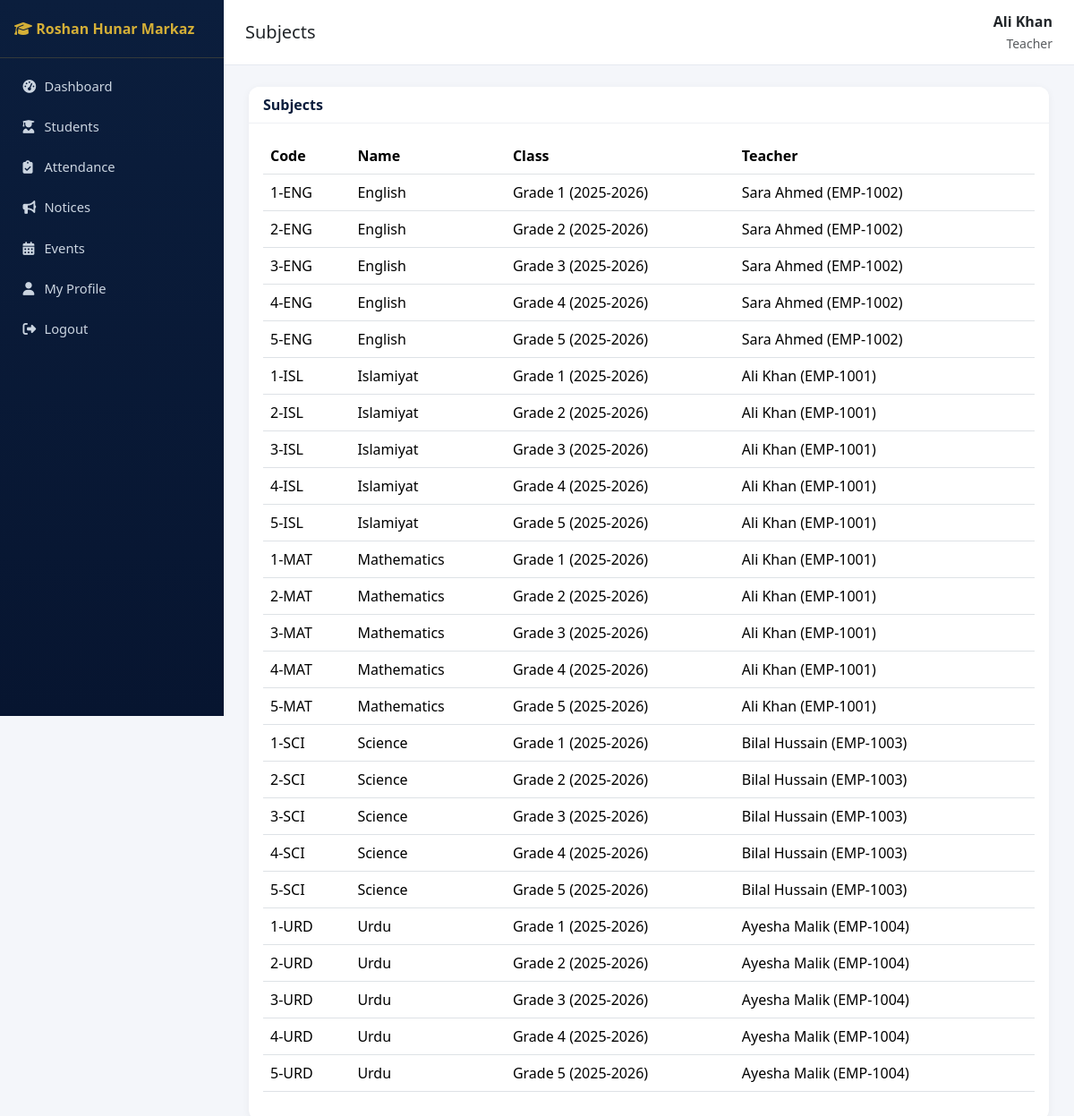
The app's page /academics/subjects/ (signed in) with its own data.
### accounts/models.py (models this page shows, shortened)
class User(AbstractUser):
    class Role(models.TextChoices):
        SUPER_ADMIN = "SUPER_ADMIN", "Super Admin"
        PRINCIPAL = "PRINCIPAL", "Principal"
        ADMIN = "ADMIN", "Admin"
        TEACHER = "TEACHER", "Teacher"
        STUDENT = "STUDENT", "Student"
        PARENT = "PARENT", "Parent"
        ACCOUNTANT = "ACCOUNTANT", "Accountant"
        LIBRARIAN = "LIBRARIAN", "Librarian"
        STAFF = "STAFF", "Staff"
    role = models.CharField(max_length=20, choices=Role.choices, default=Role.STUDENT)
    phone = models.CharField(max_length=20, blank=True)
    photo = models.ImageField(upload_to="profile_photos/", blank=True, null=True)

### academics/models.py (models this page shows, shortened)
class Subject(models.Model):
    name = models.CharField(max_length=100)
    code = models.CharField(max_length=20, unique=True)
    school_class = models.ForeignKey(SchoolClass, on_delete=models.CASCADE, related_name="subjects")
    teacher = models.ForeignKey("teachers.Teacher", on_delete=models.SET_NULL, null=True, blank=True, related_name="subjects")
    class Meta:
        ordering = ["name"]

class SchoolClass(models.Model):
    name = models.CharField(max_length=50)  # e.g. Grade 1
    academic_year = models.ForeignKey(AcademicYear, on_delete=models.CASCADE, related_name="classes")
    class Meta:
        unique_together = ["name", "academic_year"]
        ordering = ["name"]
    def __str__(self):
        return f"{self.name} ({self.academic_year})"

class AcademicYear(models.Model):
    name = models.CharField(max_length=20, unique=True)  # e.g. 2025-2026
    start_date = models.DateField()
    end_date = models.DateField()
    is_current = models.BooleanField(default=False)
    def __str__(self):
        return self.name

### teachers/models.py (models this page shows)
class Teacher(models.Model):
    user = models.OneToOneField(settings.AUTH_USER_MODEL, on_delete=models.CASCADE, related_name="teacher_profile")
    employee_id = models.CharField(max_length=20, unique=True)
    qualification = models.CharField(max_length=200, blank=True)
    experience_years = models.PositiveIntegerField(default=0)
    salary = models.DecimalField(max_digits=10, decimal_places=2, default=0)
    date_joined = models.DateField()
    address = models.TextField(blank=True)
    is_active = models.BooleanField(default=True)
    class Meta:
        ordering = ["employee_id"]
    def __str__(self):
        return f"{self.user.get_full_name()} ({self.employee_id})"

### academics/views.py (the view)
# urls.py: path("subjects/", views.SubjectListView.as_view(), name="subject_list"),
class SubjectListView(RoleRequiredMixin, ListView):
    model = Subject
    template_name = "academics/subject_list.html"
    context_object_name = "subjects"
    allowed_roles = STAFF_ROLES

### accounts/mixins.py (called while the page is built)
    def dispatch(self, request, *args, **kwargs):
        if not request.user.is_authenticated:
            return self.handle_no_permission()
        if request.user.is_superuser or request.user.role in self.allowed_roles:
            return super().dispatch(request, *args, **kwargs)
        raise PermissionDenied("You do not have permission to access this page.")

### sitepages/context_processors.py (called while the page is built)
def site_settings(request):
    return {"site_settings": SiteSettings.get_solo()}

### sitepages/models.py (called while the page is built)
    @classmethod
    def get_solo(cls):
        obj = cls.objects.first()
        if not obj:
            obj = cls.objects.create()
        return obj

### templates/academics/subject_list.html (shortened to what this page needs)
{% extends "base.html" %}
{% block page_title %}Subjects{% endblock %}
{% block content %}
<div class="card">
  <div class="card-header d-flex justify-content-between"><span>Subjects</span></div>
  <div class="card-body">
    <table class="table table-hover">
      <thead><tr><th>Code</th><th>Name</th><th>Class</th><th>Teacher</th><th></th></tr></thead>
      <tbody>
      {% for s in subjects %}
        <tr><td>{{ s.code }}</td><td>{{ s.name }}</td><td>{{ s.school_class }}</td><td>{{ s.teacher|default:"-" }}</td>
        <td class="text-end">
        </td></tr>
      {% empty %}<tr><td colspan="5" class="text-center text-muted">No subjects yet.</td></tr>{% endfor %}
      </tbody>
    </table>
  </div>
</div>
{% endblock %}

### templates/base.html (shortened to what this page needs)
{% load static %}
<!DOCTYPE html>
<html lang="en">
<head>
<link href="https://cdn.jsdelivr.net/npm/bootstrap@5.3.3/dist/css/bootstrap.min.css" rel="stylesheet">
<link href="https://cdnjs.cloudflare.com/ajax/libs/font-awesome/6.5.1/css/all.min.css" rel="stylesheet">
<link href="{% static 'css/style.css' %}" rel="stylesheet">
</head>
<body>
<nav class="sidebar" id="sidebar">
  <div class="brand"><i class="fa-solid fa-graduation-cap"></i> Roshan Hunar Markaz</div>
  <ul class="nav flex-column py-2">
    {% if request.user.role in "STUDENT,PARENT" %}
      <li class="nav-item"><a class="nav-link {% if request.resolver_match.namespace == 'portal' %}active{% endif %}" href="{% url 'portal:home' %}"><i class="fa-solid fa-gauge-high"></i> My Portal</a></li>
      <li class="nav-item"><a class="nav-link {% if request.resolver_match.namespace == 'notices' and request.resolver_match.url_name == 'list' %}active{% endif %}" href="{% url 'notices:list' %}"><i class="fa-solid fa-bullhorn"></i> Notices</a></li>
      <li class="nav-item"><a class="nav-link" href="{% url 'notices:event_list' %}"><i class="fa-solid fa-calendar-days"></i> Events</a></li>
    {% else %}
      <li class="nav-item"><a class="nav-link {% if request.resolver_match.namespace == 'dashboard' %}active{% endif %}" href="{% url 'dashboard:index' %}"><i class="fa-solid fa-gauge-high"></i> Dashboard</a></li>
      <li class="nav-item"><a class="nav-link {% if request.resolver_match.namespace == 'students' %}active{% endif %}" href="{% url 'students:list' %}"><i class="fa-solid fa-user-graduate"></i> Students</a></li>
      <li class="nav-item"><a class="nav-link " href="{% url 'attendance:mark' %}"><i class="fa-solid fa-clipboard-check"></i> Attendance</a></li>
      <li class="nav-item"><a class="nav-link {% if request.resolver_match.namespace == 'notices' %}active{% endif %}" href="{% url 'notices:list' %}"><i class="fa-solid fa-bullhorn"></i> Notices</a></li>
      <li class="nav-item"><a class="nav-link" href="{% url 'notices:event_list' %}"><i class="fa-solid fa-calendar-days"></i> Events</a></li>
    {% endif %}
    <li class="nav-item"><a class="nav-link" href="{% url 'accounts:profile' %}"><i class="fa-solid fa-user"></i> My Profile</a></li>
    <li class="nav-item"><a class="nav-link" href="{% url 'accounts:logout' %}"><i class="fa-solid fa-right-from-bracket"></i> Logout</a></li>
  </ul>
</nav>
<div class="main-content">
  <div class="topbar">
    <h5 class="mb-0">{% block page_title %}Dashboard{% endblock %}</h5>
    <div class="text-end">
      <div class="fw-semibold">{{ request.user.get_full_name|default:request.user.username }}</div>
      <small class="text-muted">{{ request.user.get_role_display }}</small>
    </div>
  </div>
  {% block content %}{% endblock %}
</div>
</body>
</html>

### static/css/style.css (style rules this page uses)
:root { --navy: #0b1e3d; --navy-dark: #071530; --gold: #d4af37; --gold-light: #f0d878; --bg: #f4f6fa; }
body { background: var(--bg); font-family: 'Segoe UI', Roboto, sans-serif; }
.sidebar { background: linear-gradient(180deg, var(--navy) 0%, var(--navy-dark) 100%); min-height: 100vh; width: 250px; position: fixed; top: 0; left: 0; z-index: 1030; }
.sidebar .brand { color: var(--gold); font-weight: 700; padding: 1.25rem 1rem; border-bottom: 1px solid rgba(212,175,55,.2); }
.sidebar .nav-link { color: #cbd5e1; padding: .6rem 1.1rem; border-radius: 6px; margin: 2px 8px; font-size: .92rem; }
.sidebar .nav-link i { width: 20px; }
.main-content { margin-left: 250px; padding: 1.5rem 1.75rem; }
.topbar { background: #fff; border-bottom: 1px solid #e5e9f0; padding: .75rem 1.5rem; margin: -1.5rem -1.75rem 1.5rem -1.75rem; display: flex; justify-content: space-between; align-items: center; }
.card { border: none; border-radius: 12px; box-shadow: 0 2px 10px rgba(0,0,0,.05); }
.card-header { background: #fff; border-bottom: 1px solid #eef0f4; font-weight: 600; color: var(--navy); border-radius: 12px 12px 0 0 !important; }
.table thead { background: var(--navy); color: #fff; }

### records on screen
User: user.get_full_name "Ali Khan", user.role "Teacher"
Subject: code "1-ENG", name "English", school_class "Grade 1 (2025-2026)", teacher "Sara Ahmed (EMP-1002)"
Subject: code "2-ENG", name "English", school_class "Grade 2 (2025-2026)", teacher "Sara Ahmed (EMP-1002)"
Subject: code "3-ENG", name "English", school_class "Grade 3 (2025-2026)", teacher "Sara Ahmed (EMP-1002)"
Subject: code "4-ENG", name "English", school_class "Grade 4 (2025-2026)", teacher "Sara Ahmed (EMP-1002)"
Subject: code "5-ENG", name "English", school_class "Grade 5 (2025-2026)", teacher "Sara Ahmed (EMP-1002)"
Subject: code "1-ISL", name "Islamiyat", school_class "Grade 1 (2025-2026)", teacher "Ali Khan (EMP-1001)"
Subject: code "2-ISL", name "Islamiyat", school_class "Grade 2 (2025-2026)", teacher "Ali Khan (EMP-1001)"
Subject: code "3-ISL", name "Islamiyat", school_class "Grade 3 (2025-2026)", teacher "Ali Khan (EMP-1001)"
Subject: code "4-ISL", name "Islamiyat", school_class "Grade 4 (2025-2026)", teacher "Ali Khan (EMP-1001)"
Subject: code "5-ISL", name "Islamiyat", school_class "Grade 5 (2025-2026)", teacher "Ali Khan (EMP-1001)"
Subject: code "1-MAT", name "Mathematics", school_class "Grade 1 (2025-2026)", teacher "Ali Khan (EMP-1001)"
Subject: code "2-MAT", name "Mathematics", school_class "Grade 2 (2025-2026)", teacher "Ali Khan (EMP-1001)"
Subject: code "3-MAT", name "Mathematics", school_class "Grade 3 (2025-2026)", teacher "Ali Khan (EMP-1001)"
Subject: code "4-MAT", name "Mathematics", school_class "Grade 4 (2025-2026)", teacher "Ali Khan (EMP-1001)"
Subject: code "5-MAT", name "Mathematics", school_class "Grade 5 (2025-2026)", teacher "Ali Khan (EMP-1001)"
Subject: code "1-SCI", name "Science", school_class "Grade 1 (2025-2026)", teacher "Bilal Hussain (EMP-1003)"
Subject: code "2-SCI", name "Science", school_class "Grade 2 (2025-2026)", teacher "Bilal Hussain (EMP-1003)"
Subject: code "3-SCI", name "Science", school_class "Grade 3 (2025-2026)", teacher "Bilal Hussain (EMP-1003)"
Subject: code "4-SCI", name "Science", school_class "Grade 4 (2025-2026)", teacher "Bilal Hussain (EMP-1003)"
Subject: code "5-SCI", name "Science", school_class "Grade 5 (2025-2026)", teacher "Bilal Hussain (EMP-1003)"
Subject: code "1-URD", name "Urdu", school_class "Grade 1 (2025-2026)", teacher "Ayesha Malik (EMP-1004)"
Subject: code "2-URD", name "Urdu", school_class "Grade 2 (2025-2026)", teacher "Ayesha Malik (EMP-1004)"
Subject: code "3-URD", name "Urdu", school_class "Grade 3 (2025-2026)", teacher "Ayesha Malik (EMP-1004)"
Subject: code "4-URD", name "Urdu", school_class "Grade 4 (2025-2026)", teacher "Ayesha Malik (EMP-1004)"
Subject: code "5-URD", name "Urdu", school_class "Grade 5 (2025-2026)", teacher "Ayesha Malik (EMP-1004)"
